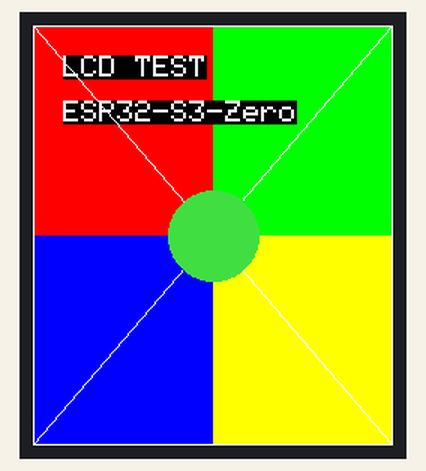
Simulated run of this sketch. Board: Arduino Uno, built for the host (arithmetic inside an expression is 32-bit, double 64-bit). On the bench: 240×280 colour display.

Above: at 0.3 s.

The sketch:

LCD-test.ino
```cpp
#include <SPI.h>
#include <Adafruit_GFX.h>
#include <Adafruit_ST7789.h>

// Pin assignment for ESP32-S3-Zero
static const int TFT_CS   = 10;
static const int TFT_DC   = 9;
static const int TFT_RST  = 8;
static const int TFT_MOSI = 11;
static const int TFT_SCLK = 12;

// ST7789: no MISO needed
Adafruit_ST7789 tft = Adafruit_ST7789(TFT_CS, TFT_DC, TFT_RST);

void drawTestPattern() {
  tft.fillScreen(ST77XX_BLACK);

  int w = tft.width();
  int h = tft.height();

  uint16_t myColor = tft.color565(255, 128, 0); // Orange

  // Four color blocks
  tft.fillRect(0,     0,     w / 2, h / 2, ST77XX_RED);
  tft.fillRect(w / 2, 0,     w / 2, h / 2, ST77XX_GREEN);
  tft.fillRect(0,     h / 2, w / 2, h / 2, ST77XX_BLUE);
  tft.fillRect(w / 2, h / 2, w / 2, h / 2, ST77XX_YELLOW);

  // White frame
  tft.drawRect(0, 0, w, h, ST77XX_WHITE);

  // Text
  tft.setTextColor(ST77XX_WHITE, ST77XX_BLACK);
  tft.setTextSize(2);
  tft.setCursor(20, 20);
  tft.println("LCD TEST");

  tft.setCursor(20, 50);
  tft.println("ESP32-S3-Zero");

  //tft.setTextSize(3);
  //tft.setCursor(20, 100);
  //tft.println("Hallo Tobias");
  //tft.setCursor(20, 125);
  //tft.println("Viel spass");
  //tft.setCursor(20, 150);
  //tft.println("beim bauen");

  // Cross lines
  tft.drawLine(0, 0, w - 1, h - 1, ST77XX_WHITE);
  tft.drawLine(w - 1, 0, 0, h - 1, ST77XX_WHITE);

  // Center circle
  tft.drawCircle(w / 2, h / 2, 30, ST77XX_CYAN);
  tft.fillCircle(w / 2, h / 2, 30, 0x46E8);
}

void setup() {
  // Start SPI with custom pins
  SPI.begin(TFT_SCLK, -1, TFT_MOSI, TFT_CS);

  // 240x280 ST7789
  tft.init(240, 280);
  tft.setRotation(2);

  drawTestPattern();
}

void loop() {
}
```
